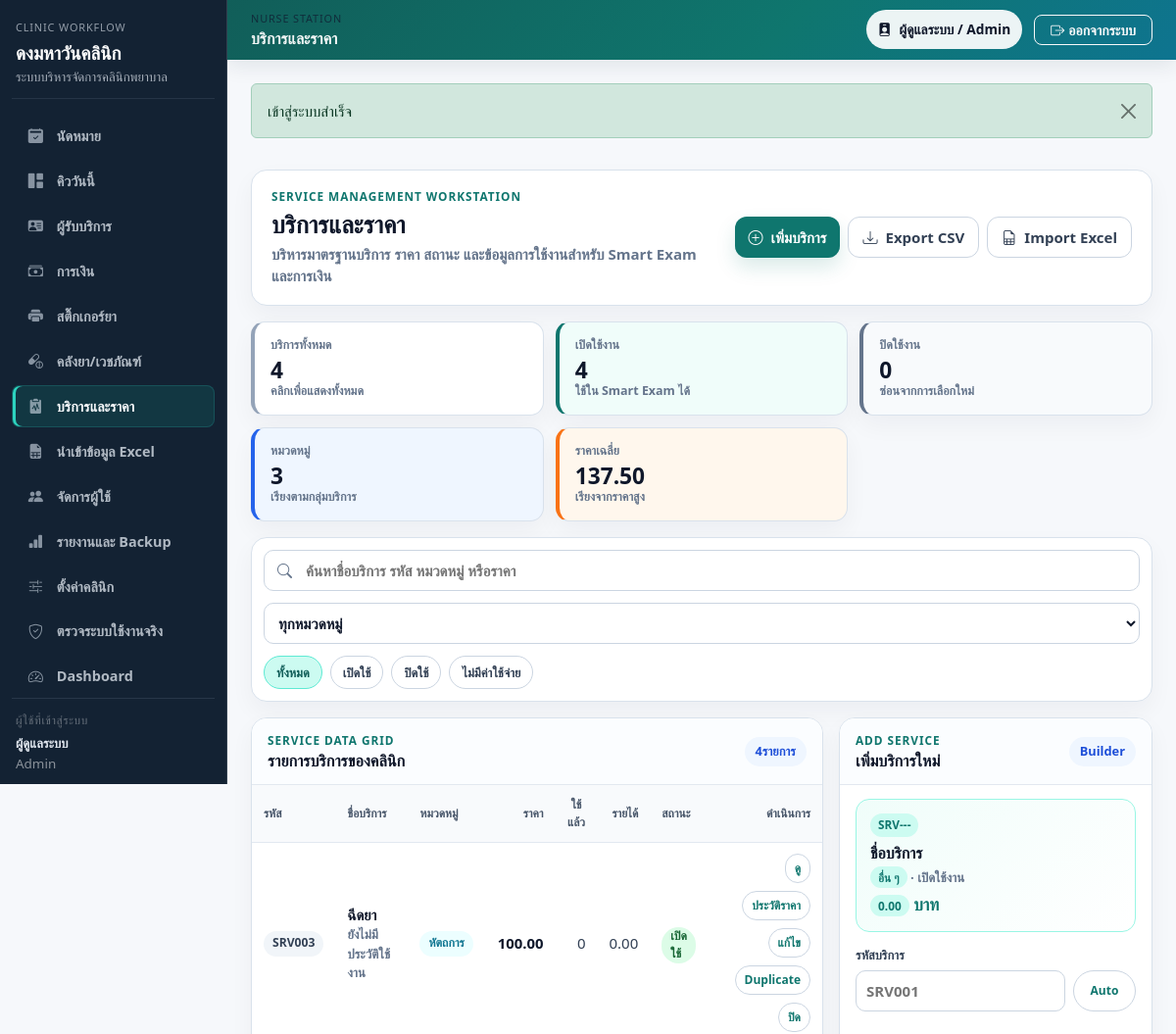
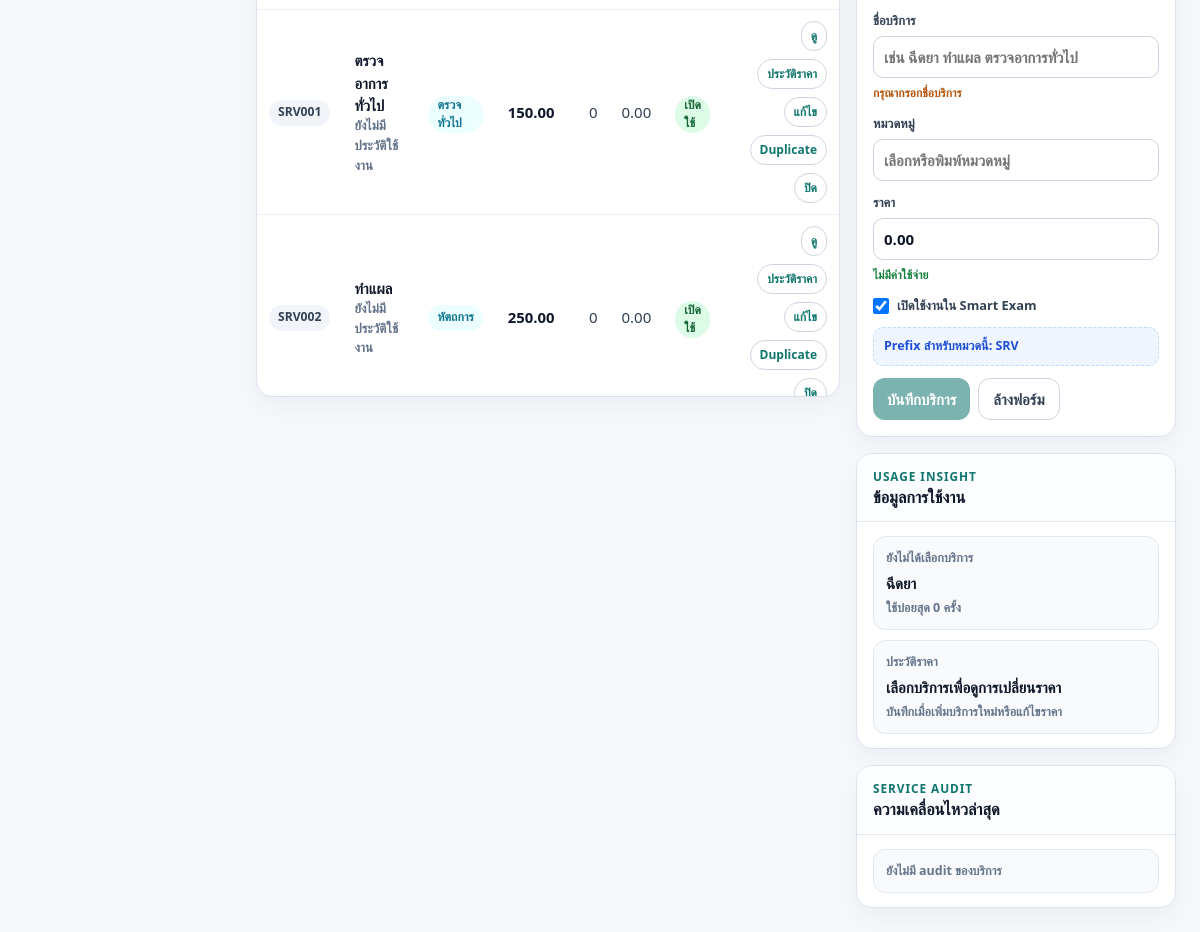
Page /index.php?page=services (signed in) on the committed database (2 pictures, top to bottom).
### tables this page shows
CREATE TABLE `system_settings` (
  `id` bigint unsigned NOT NULL AUTO_INCREMENT,
  `clinic_name` varchar(200) NOT NULL,
  `clinic_address` text DEFAULT NULL,
  `clinic_phone` varchar(50) DEFAULT NULL,
  `clinic_tax_id` varchar(50) DEFAULT NULL,
  `receipt_logo_text` varchar(80) DEFAULT NULL,
  `receipt_footer` text DEFAULT NULL,
  `receipt_prefix` varchar(20) NOT NULL DEFAULT 'RC',
  `hn_prefix` varchar(20) NOT NULL DEFAULT 'HN',
  `expiry_alert_days` int NOT NULL DEFAULT 30,
  `queue_note` varchar(255) DEFAULT NULL,
  `created_at` datetime DEFAULT CURRENT_TIMESTAMP,
  `updated_at` datetime DEFAULT CURRENT_TIMESTAMP ON UPDATE CURRENT_TIMESTAMP,
  PRIMARY KEY (`id`)
);

CREATE TABLE `services` (
  `id` bigint unsigned NOT NULL AUTO_INCREMENT,
  `service_code` varchar(50) NOT NULL,
  `service_name` varchar(150) NOT NULL,
  `category` varchar(100) DEFAULT NULL,
  `price` decimal(10,2) NOT NULL DEFAULT 0.00,
  `is_active` tinyint(1) NOT NULL DEFAULT 1,
  `created_at` datetime DEFAULT CURRENT_TIMESTAMP,
  `updated_at` datetime DEFAULT CURRENT_TIMESTAMP ON UPDATE CURRENT_TIMESTAMP,
  PRIMARY KEY (`id`),
  UNIQUE KEY `uk_services_service_code` (`service_code`),
  KEY `idx_services_service_name` (`service_name`)
);

### app/Views/services/index.php (the view, shortened to what the rows shown need)
<?php
$services = $services ?? [];
$topService = null;
foreach ($services as $service) {
    if ($topService === null || (float) ($service['total_qty'] ?? 0) > (float) ($topService['total_qty'] ?? 0)) {
        $topService = $service;
    }
}
$canManage = has_role('ADMIN');
?>
<div class="service-workstation" data-service-workstation>
    <section class="service-hero">
        <div>
            <h1>บริการและราคา</h1>
        </div>
    </section>
    <div class="service-layout">
        <section class="service-panel service-main-panel">
            <div class="service-panel-header">
                <div>
                    <h2>รายการบริการของคลินิก</h2>
                </div>
            </div>
            <div class="service-table-wrap">
                <table class="service-table">
                    <thead>
                        <tr>
                            <th><button type="button" data-service-sort="code">รหัส</button></th>
                            <th><button type="button" data-service-sort="name">ชื่อบริการ</button></th>
                            <th><button type="button" data-service-sort="category">หมวดหมู่</button></th>
                            <th class="text-end"><button type="button" data-service-sort="price">ราคา</button></th>
                            <th class="text-end"><button type="button" data-service-sort="usage">ใช้แล้ว</button></th>
                            <th class="text-end"><button type="button" data-service-sort="income">รายได้</button></th>
                            <th>สถานะ</th>
                            <th class="text-end">ดำเนินการ</th>
                        </tr>
                    </thead>
                    <tbody data-service-tbody>
                        <?php foreach ($services as $service): ?>
                            <?php
                            $serviceId = (int) ($service['id'] ?? 0);
                            $code = (string) ($service['service_code'] ?? '');
                            $name = (string) ($service['service_name'] ?? '');
                            $category = trim((string) ($service['category'] ?? '')) ?: 'อื่น ๆ';
                            $price = (float) ($service['price'] ?? 0);
                            $usage = (float) ($service['total_qty'] ?? 0);
                            $income = (float) ($service['total_income'] ?? 0);
                            $lastUsed = (string) ($service['last_used_at'] ?? '');
                            $smartExamCount = (int) ($service['smart_exam_preset_count'] ?? 0);
                            $status = (int) ($service['is_active'] ?? 0) === 1 ? 'active' : 'inactive';
                            $search = trim($code . ' ' . $name . ' ' . $category . ' ' . number_format($price, 2));
                            ?>
                            <tr data-service-row
                                data-id="<?= e((string) $serviceId) ?>"
                                data-code="<?= e($code) ?>"
                                data-name="<?= e($name) ?>"
                                data-category="<?= e($category) ?>"
                                data-price="<?= e((string) $price) ?>"
                                data-usage="<?= e((string) $usage) ?>"
                                data-income="<?= e((string) $income) ?>"
                                data-last-used="<?= e($lastUsed) ?>"
                                data-smart-exam="<?= e((string) $smartExamCount) ?>"
                                data-status="<?= e($status) ?>"
                                data-search="<?= e($search) ?>">
                                <td><span class="service-code"><?= e($code) ?></span></td>
                                <td>
                                    <strong><?= e($name) ?></strong>
                                    <small><?= $lastUsed !== '' ? 'ใช้ล่าสุด ' . e($lastUsed) : 'ยังไม่มีประวัติใช้งาน' ?></small>
                                </td>
                                <td><span class="service-category"><?= e($category) ?></span></td>
                                <td class="text-end">
                                    <strong><?= e(number_format($price, 2)) ?></strong>
                                </td>
                                <td class="text-end"><?= e(number_format($usage, 0)) ?></td>
                                <td class="text-end"><?= e(number_format($income, 2)) ?></td>
                                <td>
                                    <span class="service-status is-<?= e($status) ?>"><?= $status === 'active' ? 'เปิดใช้' : 'ปิดใช้' ?></span>
                                </td>
                                <td>
                                    <div class="service-row-actions">
                                        <button type="button" data-service-row-action="detail">ดู</button>
                                        <button type="button" data-service-row-action="history">ประวัติราคา</button>
                                        <?php if ($canManage): ?>
                                            <button type="button" data-service-row-action="edit">แก้ไข</button>
                                            <button type="button" data-service-row-action="duplicate">Duplicate</button>
                                            <form class="service-inline-form" method="post" action="<?= e(route_url('services-toggle')) ?>">
                                                <button type="submit"><?= $status === 'active' ? 'ปิด' : 'เปิด' ?></button>
                                            </form>
                                        <?php endif; ?>
                                    </div>
                                </td>
                            </tr>
                        <?php endforeach; ?>
                    </tbody>
                </table>
            </div>
        </section>
        <aside class="service-detail-panel">
            <section class="service-panel">
                <div class="service-panel-header">
                    <div>
                        <h2 data-service-panel-title><?= $canManage ? 'เพิ่มบริการใหม่' : 'รายละเอียดบริการ' ?></h2>
                    </div>
                </div>
            </section>
            <section class="service-panel">
                <div class="service-panel-header">
                    <div>
                        <h2>ข้อมูลการใช้งาน</h2>
                    </div>
                </div>
                <div class="service-insight-body">
                    <div data-service-selected-insight>
                        <span>ยังไม่ได้เลือกบริการ</span>
                        <strong><?= $topService ? e((string) $topService['service_name']) : 'ไม่มีข้อมูล' ?></strong>
                        <small><?= $topService ? 'ใช้บ่อยสุด ' . e(number_format((float) ($topService['total_qty'] ?? 0), 0)) . ' ครั้ง' : 'เลือกบริการเพื่อดูสถิติ' ?></small>
                    </div>
                </div>
            </section>
            <section class="service-panel">
                <div class="service-panel-header">
                    <div>
                        <h2>ความเคลื่อนไหวล่าสุด</h2>
                    </div>
                </div>
            </section>
        </aside>
    </div>
</div>

### app/Views/layouts/app.php (shortened to what the rows shown need)
<?php
$clinicName = (string) system_setting('clinic_name', config('app.name'));
?>
<!doctype html>
<html lang="th">
<head>
    <link href="https://cdn.jsdelivr.net/npm/bootstrap@5.3.3/dist/css/bootstrap.min.css" rel="stylesheet">
    <link href="https://cdn.jsdelivr.net/npm/bootstrap-icons@1.11.3/font/bootstrap-icons.css" rel="stylesheet">
    <link href="<?= e(app_url('assets/css/app.css')) ?>" rel="stylesheet">
    <?php foreach (($pageStyles ?? []) as $pageStyle): ?>
        <link href="<?= e((string) $pageStyle) ?>" rel="stylesheet">
    <?php endforeach; ?>
</head>
<body>
<div class="app-shell">
    <aside class="app-sidebar sidebar">
        <div class="sidebar-inner">
            <div class="sidebar-brand text-white">
                <div class="sidebar-kicker">Clinic Workflow</div>
                <h4 class="mb-1"><?= e($clinicName) ?></h4>
                <div class="sidebar-subtitle">ระบบบริหารจัดการคลินิกพยาบาล</div>
            </div>
        </div>
    </aside>
    <main class="app-main-shell">
        <div class="app-content px-3 px-lg-4 py-4">
            <?= $content ?>
        </div>
    </main>
</div>
</body>
</html>

### rows in the picture
system_settings: clinic_name "ดงมหาวันคลินิก"
services: service_code "SRV003", service_name "ฉีดยา", category "หัตถการ", price "100.00", usage "0", income "0.00", is_active "เปิดใช้"
services: service_code "SRV001", service_name "ตรวจอาการทั่วไป", category "ตรวจทั่วไป", price "150.00", usage "0", income "0.00", is_active "เปิดใช้"
services: service_code "SRV002", service_name "ทำแผล", category "หัตถการ", price "250.00", usage "0", income "0.00", is_active "เปิดใช้"

### other values in the picture
$navItem['label'] "นัดหมาย"
$navItem['label'] "คิววันนี้"
$navItem['label'] "ผู้รับบริการ"
$navItem['label'] "การเงิน"
$navItem['label'] "สติ๊กเกอร์ยา"
$navItem['label'] "คลังยา/เวชภัณฑ์"
$navItem['label'] "บริการและราคา"
$navItem['label'] "นำเข้าข้อมูล Excel"
$navItem['label'] "จัดการผู้ใช้"
$navItem['label'] "รายงานและ Backup"
$navItem['label'] "ตั้งค่าคลินิก"
$navItem['label'] "ตรวจระบบใช้งานจริง"
$navItem['label'] "Dashboard"
$user['full_name'] "ผู้ดูแลระบบ"
$user['role_name'] "Admin"
